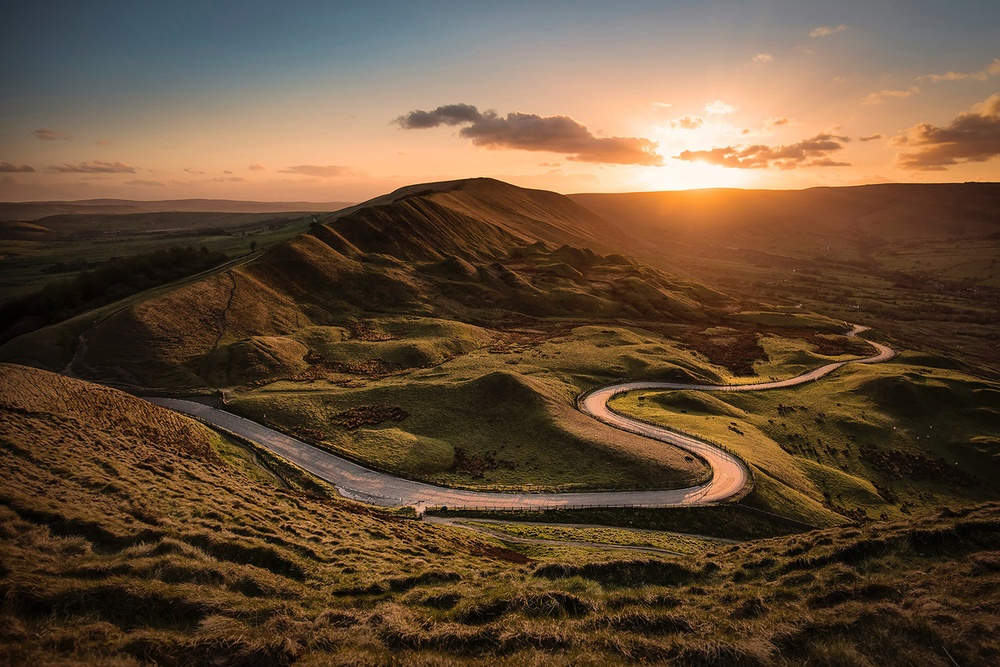
#> input picture module03/ex03/imagen.jpeg, 1000 x 667 px, shrunk from 1366 x 911 before the run
$ python ColorFilter.py
#> lines starting #> are read from the running program, lines starting #| are printed output that depends on the picture
### module03/ex01/ImageProcessor.py
import matplotlib.pyplot as plt
import matplotlib.image as img
import numpy as np

class ImageProcessor:
	def load(self, path):
#> called with path = 'imagen.jpeg'
		try:
			arr = img.imread(path)
#> arr is the input picture: shape (667, 1000, 3); mean R, G, B 100.8, 77.9, 55.9
			print(f"Loading image of dimensions {arr.shape[0]} x {arr.shape[1]}")
#| Loading image of dimensions 667 x 1000
			return arr
		except OSError as err:
			print("OS error:", err)
		except Exception as err:
			print(f"Unexpected {err}, {type(err)}")
	def display(self, array):
		try:
			plt.imshow(array)
			plt.show()
		except:
			return 0

# [5 lines that do not run on import are left out]

### module03/ex03/ColorFilter.py
import numpy as np
import sys
sys.path.insert(1, '../ex01')
from ImageProcessor import ImageProcessor

class ColorFilter:
	def invert(self, array):
		"""Inverts the color of the image received as a numpy array."""
		return 255 - array
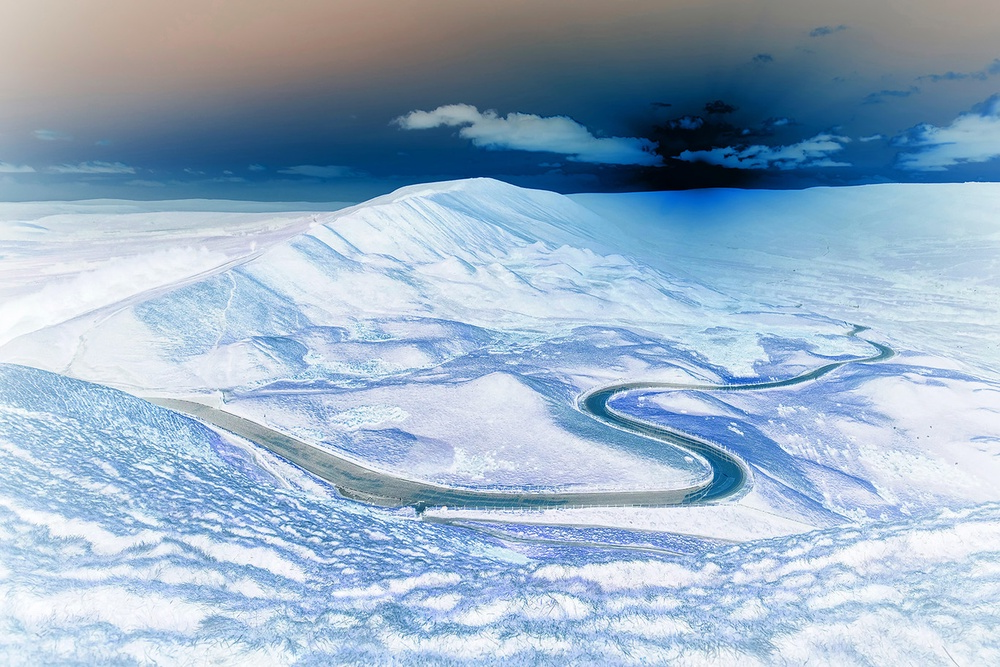
#> returned value: shape (667, 1000, 3); mean of channels 0, 1, 2 154.2, 177.1, 199.1; drawn as R, G, B
	def to_blue(self, array):
		"""Applies a blue filter to the image received as a numpy array."""
		new_arr = np.copy(arr)
		new_arr[:,:,(0, 1)] = 0
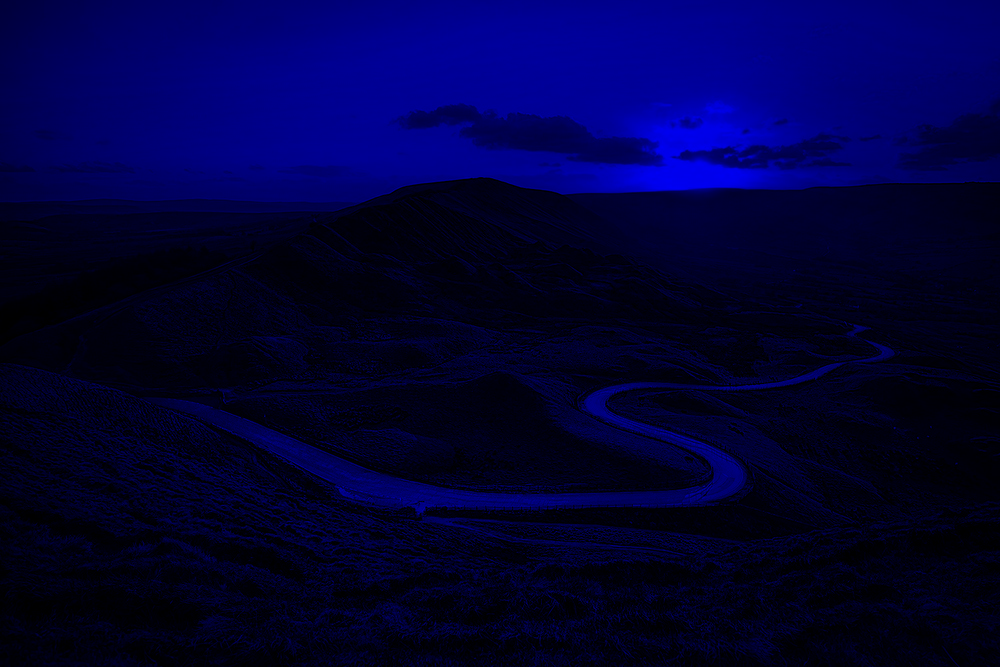
#> new_arr: shape (667, 1000, 3); mean R, G, B 0, 0, 55.9
		return new_arr
	def to_green(self, array):
		"""Applies a green filter to the image received as a numpy array."""
		new_arr = np.copy(arr)
		new_arr[:,:,(0, 2)] = 0
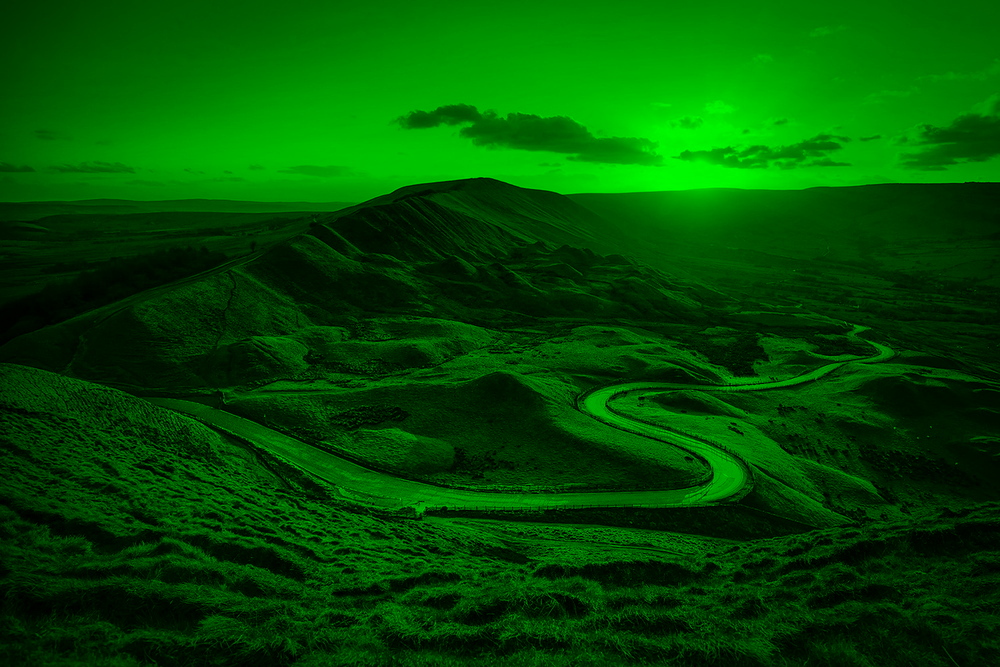
#> new_arr: shape (667, 1000, 3); mean R, G, B 0, 77.9, 0
		return new_arr
	def to_red(self, array):
		"""Applies a red filter to the image received as a numpy array."""
		new_arr = np.copy(arr)
		new_arr[:,:,(1, 2)] = 0
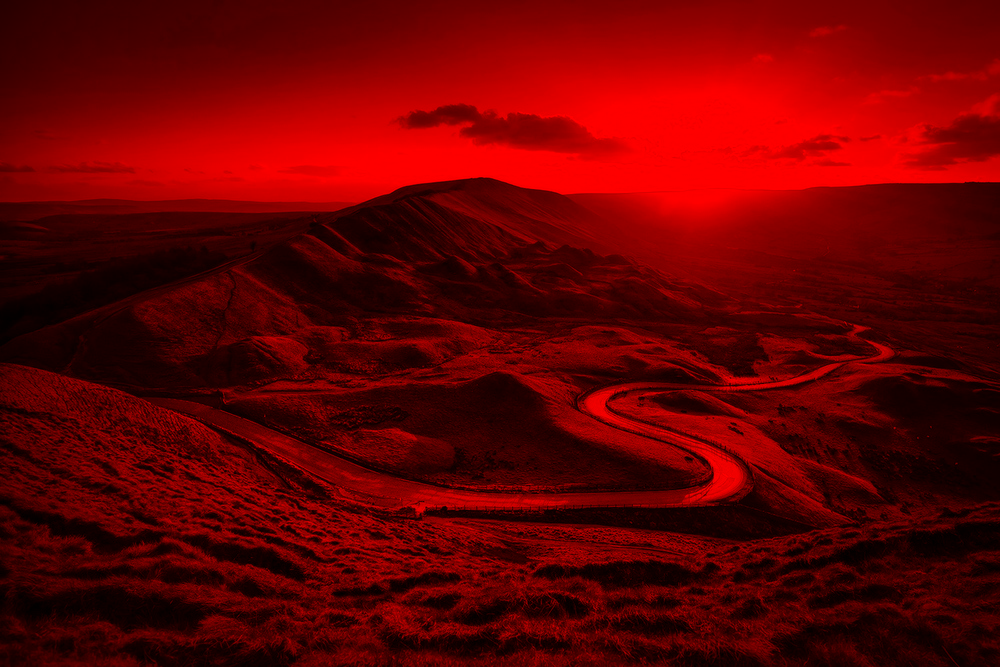
#> new_arr: shape (667, 1000, 3); mean R, G, B 100.8, 0, 0
		return new_arr

if __name__ == "__main__":
	imp = ImageProcessor()
	cf = ColorFilter()
	arr = imp.load("imagen.jpeg")
	#imp.display(arr)
	i1 = cf.invert(arr)
	i2 = cf.to_blue(arr)
	i3 = cf.to_green(arr)
	i4 = cf.to_red(arr)
	i = np.concatenate((i1, i2, i3, i4), axis=1)
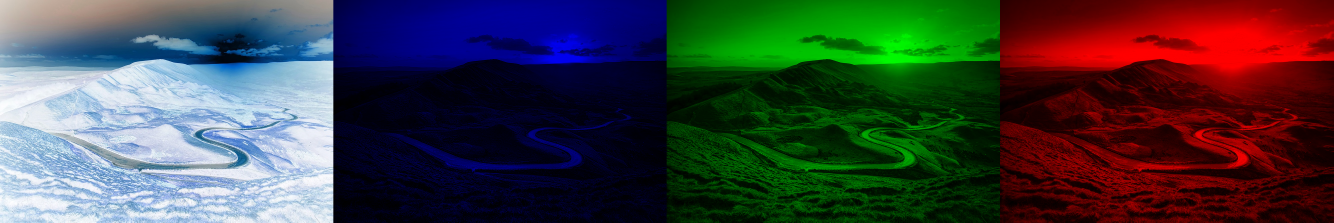
#> i: shape (667, 4000, 3) (shown at 1/3 size); mean R, G, B 63.8, 63.8, 63.8
	imp.display(i)
